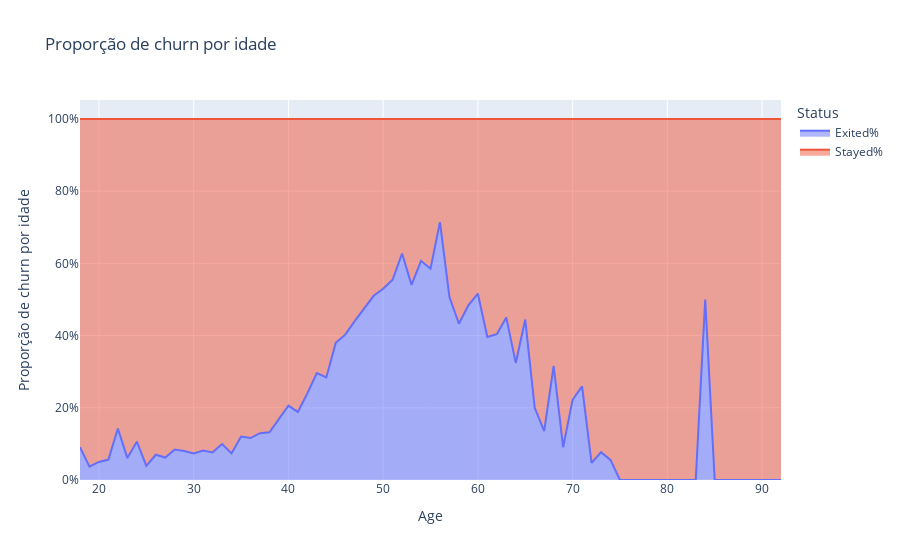

Write notebook code for a chart like this one.
### Markdown cell above
## Age

### Code cell
age_counting = count_exited(X_raw, Y, 'Age')
_ = plot_counting('Proporção de churn por idade', age_counting, format='area')

### Figure 1 — Plotly figure (JSON) as saved in the notebook; plotly's stock layout.template omitted (floating-point values rounded to 4 significant figures)
{"data": [{"fillpattern": {"shape": ""}, "hovertemplate": "Status=Exited%<br>Age=%{x}<br>Proportion=%{y}<extra></extra>", "legendgroup": "Exited%", "line": {"color": "#636efa"}, "marker": {"symbol": "circle"}, "mode": "lines", "name": "Exited%", "orientation": "v", "showlegend": true, "stackgroup": "1", "type": "scatter", "x": [37, 38, 35, 36, 34, 33, 40, 39, 32, 31, 41, 29, 30, 42, 43, 28, 44, 45, 46, 27, 26, 47, 48, 25, 49, 50, 24, 51, 52, 23, 22, 54, 55, 57, 53, 56, 58, 60, 59, 61, 21, 62, 20, 63, 64, 67, 66, 71, 19, 18, 69, 72, 68, 65, 70, 74, 73, 76, 77, 75, 78, 79, 81, 80, 92, 84, 82, 88, 85, 83], "xaxis": "x", "y": [0.1297, 0.1321, 0.1203, 0.1162, 0.07383, 0.09955, 0.206, 0.1702, 0.07656, 0.08168, 0.1885, 0.08046, 0.07339, 0.2399, 0.2963, 0.08425, 0.284, 0.3799, 0.4027, 0.0622, 0.07, 0.44, 0.4762, 0.03896, 0.5102, 0.5299, 0.1061, 0.5546, 0.6275, 0.06061, 0.1429, 0.6071, 0.5854, 0.5067, 0.5405, 0.7143, 0.4328, 0.5161, 0.4839, 0.3962, 0.0566, 0.4038, 0.05, 0.45, 0.3243, 0.1351, 0.2, 0.2593, 0.03704, 0.09091, 0.09091, 0.04762, 0.3158, 0.4444, 0.2222, 0.05556, 0.07692, 0.0, 0.0, 0.0, 0.0, 0.0, 0.0, 0.0, 0.0, 0.5, 0.0, 0.0, 0.0, 0.0], "yaxis": "y"}, {"fillpattern": {"shape": ""}, "hovertemplate": "Status=Stayed%<br>Age=%{x}<br>Proportion=%{y}<extra></extra>", "legendgroup": "Stayed%", "line": {"color": "#EF553B"}, "marker": {"symbol": "circle"}, "mode": "lines", "name": "Stayed%", "orientation": "v", "showlegend": true, "stackgroup": "1", "type": "scatter", "x": [37, 38, 35, 36, 34, 33, 40, 39, 32, 31, 41, 29, 30, 42, 43, 28, 44, 45, 46, 27, 26, 47, 48, 25, 49, 50, 24, 51, 52, 23, 22, 54, 55, 57, 53, 56, 58, 60, 59, 61, 21, 62, 20, 63, 64, 67, 66, 71, 19, 18, 69, 72, 68, 65, 70, 74, 73, 76, 77, 75, 78, 79, 81, 80, 92, 84, 82, 88, 85, 83], "xaxis": "x", "y": [0.8703, 0.8679, 0.8797, 0.8838, 0.9262, 0.9005, 0.794, 0.8298, 0.9234, 0.9183, 0.8115, 0.9195, 0.9266, 0.7601, 0.7037, 0.9158, 0.716, 0.6201, 0.5973, 0.9378, 0.93, 0.56, 0.5238, 0.961, 0.4898, 0.4701, 0.8939, 0.4454, 0.3725, 0.9394, 0.8571, 0.3929, 0.4146, 0.4933, 0.4595, 0.2857, 0.5672, 0.4839, 0.5161, 0.6038, 0.9434, 0.5962, 0.95, 0.55, 0.6757, 0.8649, 0.8, 0.7407, 0.963, 0.9091, 0.9091, 0.9524, 0.6842, 0.5556, 0.7778, 0.9444, 0.9231, 1.0, 1.0, 1.0, 1.0, 1.0, 1.0, 1.0, 1.0, 0.5, 1.0, 1.0, 1.0, 1.0], "yaxis": "y"}], "layout": {"autosize": true, "hovermode": "x unified", "legend": {"title": {"text": "Status"}, "tracegroupgap": 0}, "title": {"text": "Proporção de churn por idade"}, "xaxis": {"anchor": "y", "autorange": true, "domain": [0, 1], "range": [18, 92], "title": {"text": "Age"}, "type": "linear"}, "yaxis": {"anchor": "x", "autorange": true, "domain": [0, 1], "range": [0, 1.053], "tickformat": ".0%", "title": {"text": "Proporção de churn por idade"}, "type": "linear"}}}
